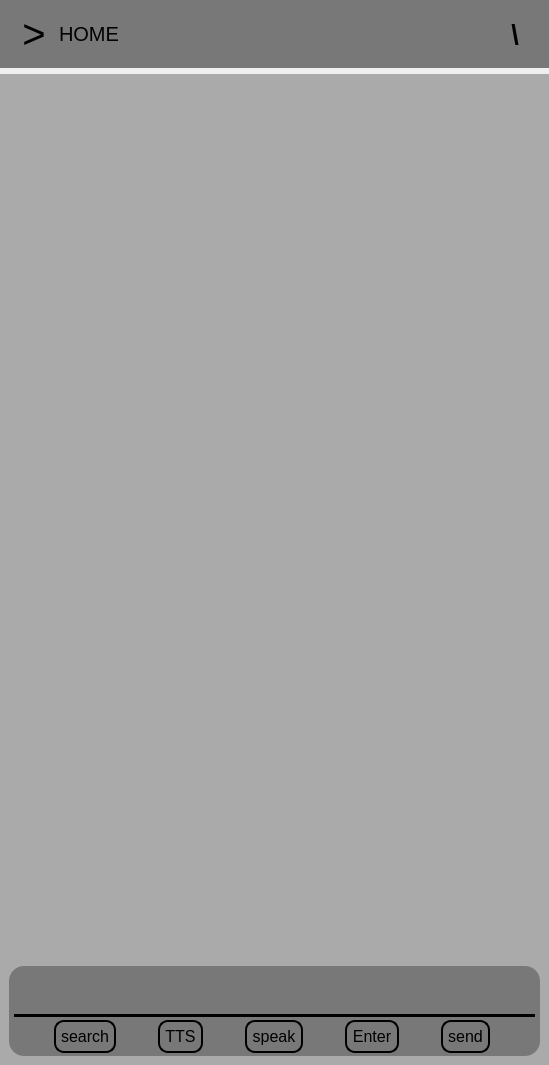
<?xml version="1.0" encoding="UTF-8"?>
<ui version="4.0">
 <class>MainWindow</class>
 <widget class="QMainWindow" name="MainWindow">
  <property name="geometry">
   <rect>
    <x>0</x>
    <y>0</y>
    <width>549</width>
    <height>1065</height>
   </rect>
  </property>
  <property name="windowTitle">
   <string>MainWindow</string>
  </property>
  <widget class="QWidget" name="centralwidget">
   <property name="sizePolicy">
    <sizepolicy hsizetype="Expanding" vsizetype="Expanding">
     <horstretch>0</horstretch>
     <verstretch>0</verstretch>
    </sizepolicy>
   </property>
   <layout class="QVBoxLayout" name="verticalLayout">
    <property name="leftMargin">
     <number>0</number>
    </property>
    <property name="topMargin">
     <number>0</number>
    </property>
    <property name="rightMargin">
     <number>0</number>
    </property>
    <property name="bottomMargin">
     <number>0</number>
    </property>
    <item>
     <widget class="QWidget" name="widget" native="true">
      <property name="sizePolicy">
       <sizepolicy hsizetype="Expanding" vsizetype="Fixed">
        <horstretch>0</horstretch>
        <verstretch>0</verstretch>
       </sizepolicy>
      </property>
      <property name="minimumSize">
       <size>
        <width>0</width>
        <height>60</height>
       </size>
      </property>
      <property name="styleSheet">
       <string notr="true">background-color:#787878
</string>
      </property>
      <layout class="QHBoxLayout" name="horizontalLayout" stretch="0,100,0">
       <property name="spacing">
        <number>0</number>
       </property>
       <property name="topMargin">
        <number>9</number>
       </property>
       <property name="bottomMargin">
        <number>9</number>
       </property>
       <item>
        <widget class="QPushButton" name="side_option_button">
         <property name="sizePolicy">
          <sizepolicy hsizetype="Fixed" vsizetype="Fixed">
           <horstretch>0</horstretch>
           <verstretch>0</verstretch>
          </sizepolicy>
         </property>
         <property name="minimumSize">
          <size>
           <width>50</width>
           <height>50</height>
          </size>
         </property>
         <property name="font">
          <font>
           <pointsize>30</pointsize>
          </font>
         </property>
         <property name="styleSheet">
          <string notr="true">border: 0px solid black; 
    background-color: rgba(0, 0, 0, 0); </string>
         </property>
         <property name="text">
          <string>&gt;</string>
         </property>
        </widget>
       </item>
       <item>
        <layout class="QVBoxLayout" name="top_centor">
         <property name="spacing">
          <number>0</number>
         </property>
         <item>
          <widget class="QLabel" name="chat_name">
           <property name="font">
            <font>
             <pointsize>15</pointsize>
             <weight>50</weight>
             <bold>false</bold>
            </font>
           </property>
           <property name="text">
            <string>HOME</string>
           </property>
          </widget>
         </item>
        </layout>
       </item>
       <item>
        <widget class="QPushButton" name="option_button">
         <property name="sizePolicy">
          <sizepolicy hsizetype="Fixed" vsizetype="Fixed">
           <horstretch>0</horstretch>
           <verstretch>0</verstretch>
          </sizepolicy>
         </property>
         <property name="minimumSize">
          <size>
           <width>50</width>
           <height>50</height>
          </size>
         </property>
         <property name="font">
          <font>
           <pointsize>20</pointsize>
           <weight>75</weight>
           <bold>true</bold>
          </font>
         </property>
         <property name="layoutDirection">
          <enum>Qt::LeftToRight</enum>
         </property>
         <property name="styleSheet">
          <string notr="true">border: 0px solid black; 
    background-color: rgba(0, 0, 0, 0); </string>
         </property>
         <property name="text">
          <string>\</string>
         </property>
        </widget>
       </item>
      </layout>
     </widget>
    </item>
    <item>
     <widget class="QWidget" name="widget_2" native="true">
      <property name="styleSheet">
       <string notr="true">background-color:#aaaaaa</string>
      </property>
      <layout class="QVBoxLayout" name="display" stretch="100,1">
       <property name="spacing">
        <number>0</number>
       </property>
       <property name="leftMargin">
        <number>9</number>
       </property>
       <property name="topMargin">
        <number>0</number>
       </property>
       <property name="bottomMargin">
        <number>9</number>
       </property>
       <item>
        <layout class="QGridLayout" name="display_top">
         <property name="spacing">
          <number>0</number>
         </property>
         <item row="0" column="0">
          <widget class="QScrollArea" name="scrollArea">
           <property name="styleSheet">
            <string notr="true">background-color:rgba(0,0,0,0)</string>
           </property>
           <property name="frameShape">
            <enum>QFrame::StyledPanel</enum>
           </property>
           <property name="frameShadow">
            <enum>QFrame::Plain</enum>
           </property>
           <property name="lineWidth">
            <number>0</number>
           </property>
           <property name="widgetResizable">
            <bool>true</bool>
           </property>
           <widget class="QWidget" name="scrollAreaWidgetContents">
            <property name="geometry">
             <rect>
              <x>0</x>
              <y>0</y>
              <width>527</width>
              <height>892</height>
             </rect>
            </property>
           </widget>
          </widget>
         </item>
        </layout>
       </item>
       <item>
        <layout class="QGridLayout" name="display_bottom">
         <property name="spacing">
          <number>0</number>
         </property>
         <item row="0" column="0">
          <widget class="QFrame" name="frame">
           <property name="sizePolicy">
            <sizepolicy hsizetype="Expanding" vsizetype="Fixed">
             <horstretch>0</horstretch>
             <verstretch>0</verstretch>
            </sizepolicy>
           </property>
           <property name="minimumSize">
            <size>
             <width>0</width>
             <height>90</height>
            </size>
           </property>
           <property name="styleSheet">
            <string notr="true">background-color: #787878;
    border-radius: 15px; </string>
           </property>
           <property name="frameShape">
            <enum>QFrame::StyledPanel</enum>
           </property>
           <property name="frameShadow">
            <enum>QFrame::Raised</enum>
           </property>
           <property name="lineWidth">
            <number>0</number>
           </property>
           <layout class="QVBoxLayout" name="chat_grid">
            <property name="spacing">
             <number>0</number>
            </property>
            <property name="leftMargin">
             <number>5</number>
            </property>
            <property name="topMargin">
             <number>0</number>
            </property>
            <property name="rightMargin">
             <number>5</number>
            </property>
            <property name="bottomMargin">
             <number>0</number>
            </property>
            <item>
             <layout class="QGridLayout" name="chat_grid_top">
              <property name="rightMargin">
               <number>5</number>
              </property>
              <item row="0" column="0">
               <widget class="QTextEdit" name="textEdit"/>
              </item>
             </layout>
            </item>
            <item>
             <widget class="Line" name="line">
              <property name="styleSheet">
               <string notr="true">background-color:#000000</string>
              </property>
              <property name="frameShadow">
               <enum>QFrame::Plain</enum>
              </property>
              <property name="lineWidth">
               <number>0</number>
              </property>
              <property name="midLineWidth">
               <number>0</number>
              </property>
              <property name="orientation">
               <enum>Qt::Horizontal</enum>
              </property>
             </widget>
            </item>
            <item>
             <layout class="QGridLayout" name="chat_grid_bottom" rowstretch="0" columnstretch="0,0,0,0,0">
              <property name="topMargin">
               <number>3</number>
              </property>
              <property name="bottomMargin">
               <number>3</number>
              </property>
              <property name="horizontalSpacing">
               <number>2</number>
              </property>
              <item row="0" column="1">
               <widget class="QPushButton" name="btn_TTS">
                <property name="sizePolicy">
                 <sizepolicy hsizetype="Fixed" vsizetype="Fixed">
                  <horstretch>0</horstretch>
                  <verstretch>0</verstretch>
                 </sizepolicy>
                </property>
                <property name="font">
                 <font>
                  <pointsize>12</pointsize>
                  <weight>50</weight>
                  <bold>false</bold>
                 </font>
                </property>
                <property name="styleSheet">
                 <string notr="true">border: 2px solid black; 
    background-color: rgba(0, 0, 0, 0); 
    border-radius: 10px; 
    padding: 5px; </string>
                </property>
                <property name="text">
                 <string>TTS</string>
                </property>
               </widget>
              </item>
              <item row="0" column="4">
               <widget class="QPushButton" name="btn_send">
                <property name="sizePolicy">
                 <sizepolicy hsizetype="Fixed" vsizetype="Fixed">
                  <horstretch>0</horstretch>
                  <verstretch>0</verstretch>
                 </sizepolicy>
                </property>
                <property name="font">
                 <font>
                  <pointsize>12</pointsize>
                 </font>
                </property>
                <property name="styleSheet">
                 <string notr="true">border: 2px solid black; 
    background-color: rgba(0, 0, 0, 0); 
    border-radius: 10px; 
    padding: 5px; </string>
                </property>
                <property name="text">
                 <string>send</string>
                </property>
               </widget>
              </item>
              <item row="0" column="2">
               <widget class="QPushButton" name="btn_speak">
                <property name="sizePolicy">
                 <sizepolicy hsizetype="Fixed" vsizetype="Fixed">
                  <horstretch>0</horstretch>
                  <verstretch>0</verstretch>
                 </sizepolicy>
                </property>
                <property name="font">
                 <font>
                  <pointsize>12</pointsize>
                 </font>
                </property>
                <property name="styleSheet">
                 <string notr="true">border: 2px solid black; 
    background-color: rgba(0, 0, 0, 0); 
    border-radius: 10px; 
    padding: 5px; </string>
                </property>
                <property name="text">
                 <string>speak</string>
                </property>
               </widget>
              </item>
              <item row="0" column="0">
               <widget class="QPushButton" name="btn_search">
                <property name="sizePolicy">
                 <sizepolicy hsizetype="Fixed" vsizetype="Fixed">
                  <horstretch>0</horstretch>
                  <verstretch>0</verstretch>
                 </sizepolicy>
                </property>
                <property name="minimumSize">
                 <size>
                  <width>0</width>
                  <height>30</height>
                 </size>
                </property>
                <property name="font">
                 <font>
                  <pointsize>12</pointsize>
                  <weight>50</weight>
                  <bold>false</bold>
                 </font>
                </property>
                <property name="styleSheet">
                 <string notr="true">border: 2px solid black; 
    background-color: rgba(0, 0, 0, 0); 
    border-radius: 10px; 
    padding: 5px; </string>
                </property>
                <property name="text">
                 <string>search</string>
                </property>
               </widget>
              </item>
              <item row="0" column="3">
               <widget class="QPushButton" name="btn_enter">
                <property name="sizePolicy">
                 <sizepolicy hsizetype="Fixed" vsizetype="Fixed">
                  <horstretch>0</horstretch>
                  <verstretch>0</verstretch>
                 </sizepolicy>
                </property>
                <property name="font">
                 <font>
                  <pointsize>12</pointsize>
                 </font>
                </property>
                <property name="styleSheet">
                 <string notr="true">border: 2px solid black; 
    background-color: rgba(0, 0, 0, 0); 
    border-radius: 10px; 
    padding: 5px; </string>
                </property>
                <property name="text">
                 <string>Enter</string>
                </property>
               </widget>
              </item>
             </layout>
            </item>
           </layout>
          </widget>
         </item>
        </layout>
       </item>
      </layout>
     </widget>
    </item>
   </layout>
  </widget>
 </widget>
 <resources/>
 <connections/>
</ui>
